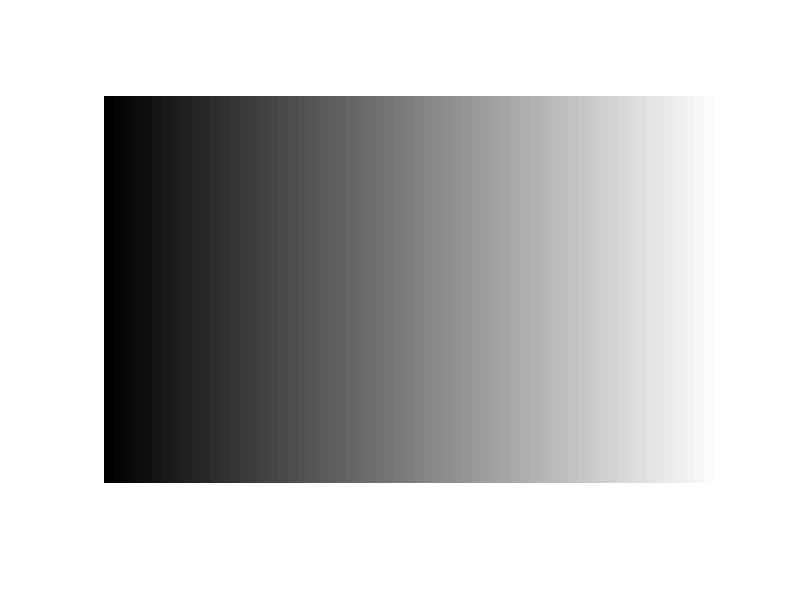

This figure's MATLAB source:
x = 1680;
y = 1050;

graylvl = 1000;

image = zeros(y,x);

steplength = floor(x/graylvl);
gv=[0:graylvl/(x/steplength):graylvl];

j = 1;

for i = 1:steplength:x
    if i+steplength-1 > x
        i = i-steplength;
        image(:,i:end) = gv(j-1);
        break;
    end
    image(:,i:i+steplength) = gv(j);
    j = j + 1;
end

figure,imshow(image,[0 graylvl-1]);

    
    
